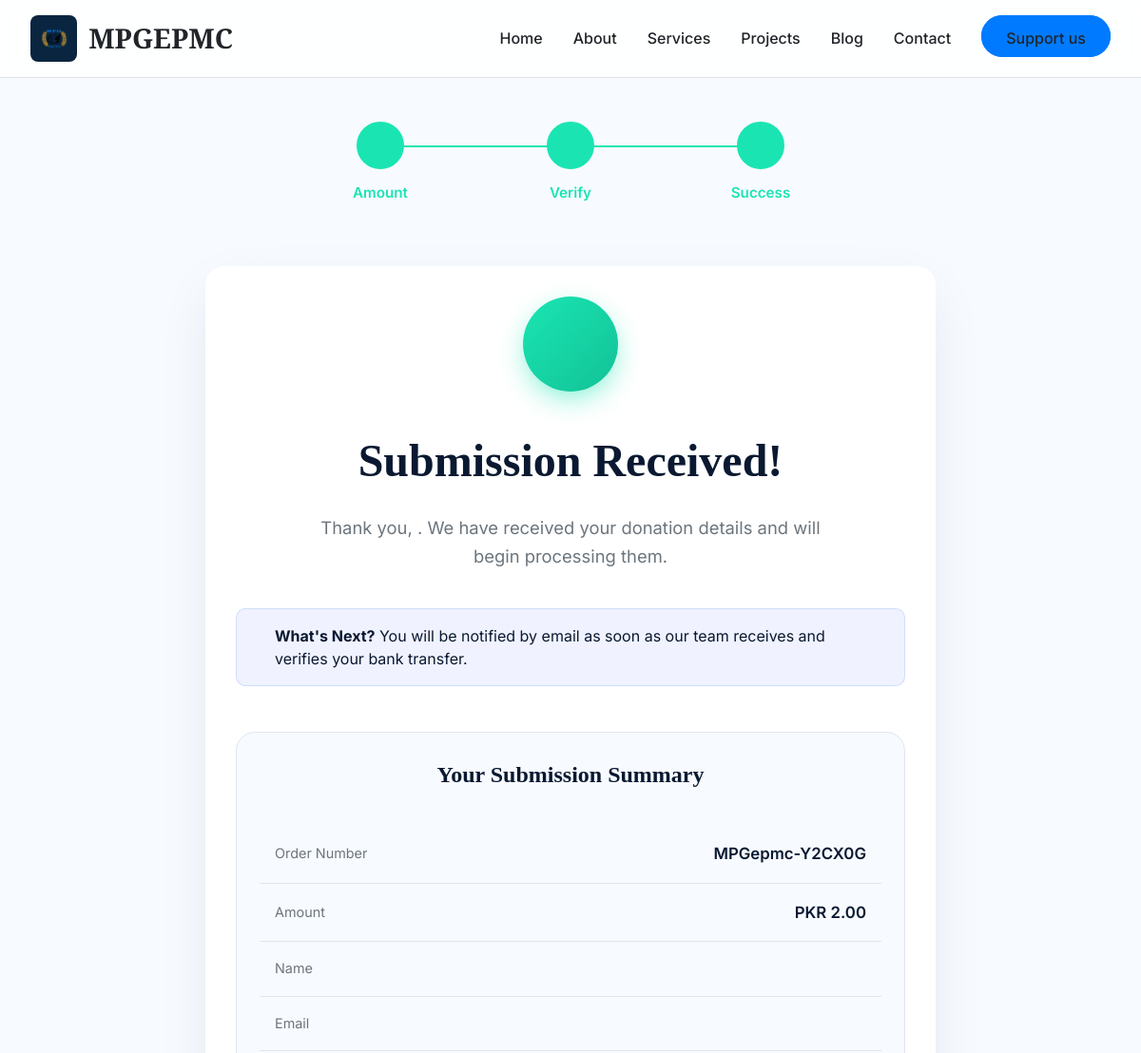
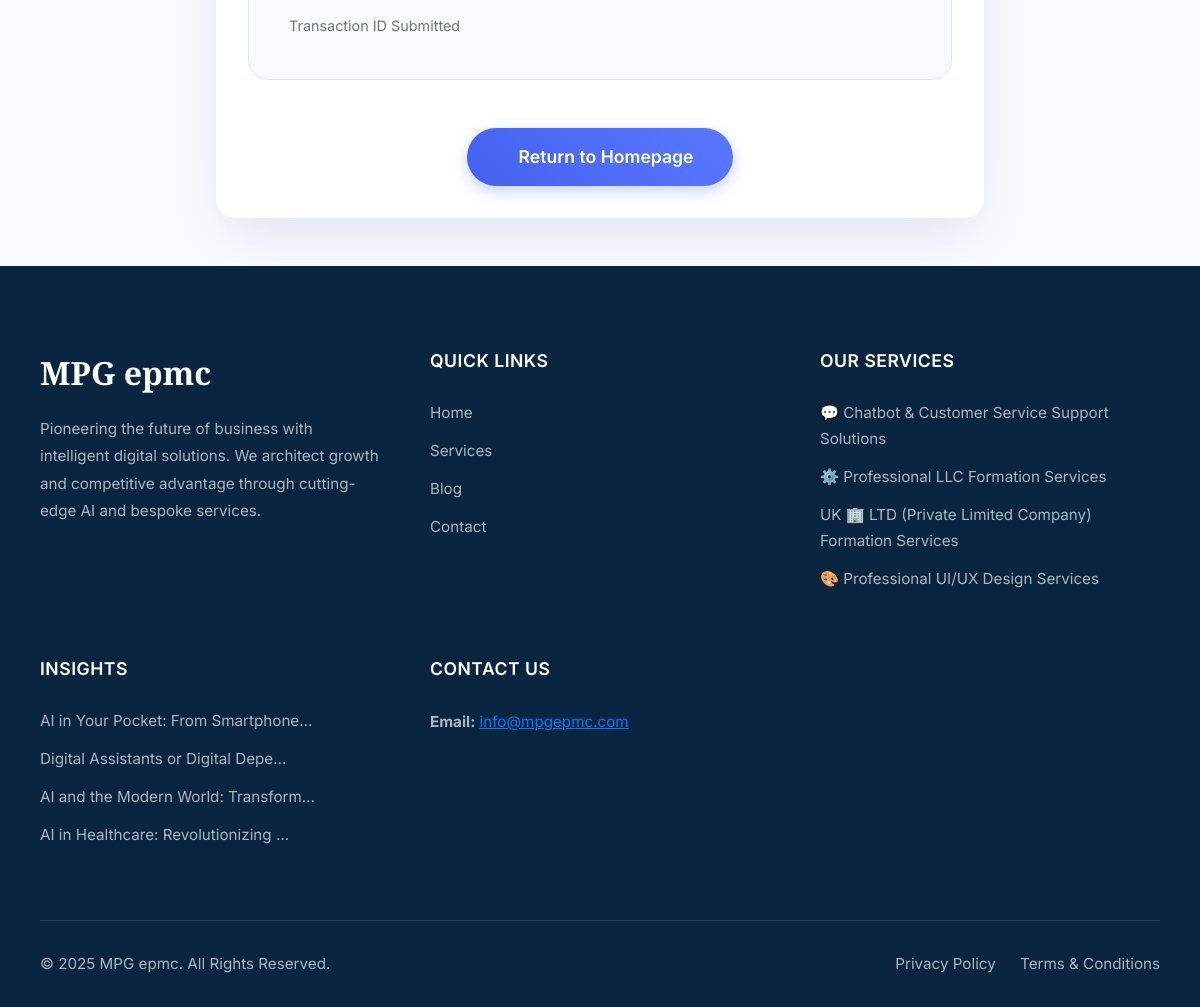
Page /support/success/MPGepmc-Y2CX0G/ on the committed database (2 pictures, top to bottom).
### mpgepmc_core/models.py (models this page shows, shortened)
class Donation(models.Model):
    class DonationStatus(models.TextChoices):
        PENDING = 'PENDING', 'Pending User Action'
        AWAITING_VERIFICATION = 'AWAITING_VERIFICATION', 'Awaiting Verification'
        COMPLETED = 'COMPLETED', 'Completed'
        FAILED = 'FAILED', 'Failed'
    amount = models.DecimalField(max_digits=12, decimal_places=2)
    donation_order_number = models.CharField(max_length=20, unique=True, blank=True)
    status = models.CharField(max_length=30, choices=DonationStatus.choices, default=DonationStatus.PENDING)
    full_name = models.CharField(max_length=150)
    email = models.EmailField()
    transaction_id = models.CharField(max_length=100, verbose_name="Bank Transaction ID / Reference")
    sender_account_name = models.CharField(max_length=150, blank=True, null=True, verbose_name="Sender's Account Name")
    sender_account_number = models.CharField(max_length=50, blank=True, null=True, verbose_name="Sender's Account Number")
    transaction_slip = models.FileField(
        upload_to=donation_slip_upload_path,
        verbose_name="Transaction Slip/Screenshot",
        help_text="Upload a clear JPG, JPEG, PNG, or PDF of the transaction receipt.",
        validators=[FileExtensionValidator(allowed_extensions=['jpg', 'jpeg', 'png', 'pdf'])]
    )
    created_at = models.DateTimeField(auto_now_add=True)
    updated_at = models.DateTimeField(auto_now=True)
    def __init__(self, *args, **kwargs):
        super().__init__(*args, **kwargs)
        self.__original_status = self.status
    class Meta:
        verbose_name = "Donation Record"
        verbose_name_plural = "Donation Records"
        ordering = ['-created_at']

class MpgService(models.Model):
    name = models.CharField(max_length=200, unique=True)
    slug = models.SlugField(max_length=200, unique=True, blank=True, null=True,
                            help_text="A unique URL-friendly version of the service name.") # ADDED SLUG
    short_description = models.TextField(max_length=500, blank=True, null=True)
    full_description = models.TextField(blank=True, null=True)
    image = models.ImageField(upload_to=mpgservice_image_upload_path, blank=True, null=True,
                              help_text="Upload a feature image for the service (e.g., 800x600 pixels).")
    is_active = models.BooleanField(default=True)
    has_packages_for_purchase = models.BooleanField(default=False,
        help_text="Check if this service offers distinct packages for direct purchase (e.g., Basic, Premium). If unchecked, only 'Request Service' button will appear.")
    created_at = models.DateTimeField(auto_now_add=True)
    updated_at = models.DateTimeField(auto_now=True)
    class Meta:
        verbose_name = "MPG Service"
        verbose_name_plural = "MPG Services"
        ordering = ['name']

class MpgBlog(models.Model):
    title = models.CharField(max_length=250, unique=True)
    slug = models.SlugField(max_length=250, unique=True, blank=True, null=True,
                            help_text="A unique URL-friendly version of the title.")
    short_summary = models.TextField(max_length=1500, help_text="A brief summary of the blog post.")
    content = models.TextField(help_text="The full content of the blog post (HTML allowed).")
    feature_image = models.ImageField(upload_to=mpgblog_image_upload_path, blank=True, null=True,
                                      help_text="Upload a feature image for the blog post.")
    posted_date = models.DateTimeField(auto_now_add=True)
    updated_date = models.DateTimeField(auto_now=True)
    is_published = models.BooleanField(default=True, help_text="Set to true to make the blog post live.")
    class Meta:
        verbose_name = "MPG Blog Post"
        verbose_name_plural = "MPG Blog Posts"
        ordering = ['-posted_date']

### mpgepmc_core/views.py (the view)
# urls.py: path('support/success/<str:donation_order_number>/', views.donation_success_page, name='donation_success'),
def donation_success_page(request, donation_order_number):
    donation = get_object_or_404(Donation, donation_order_number=donation_order_number)
    context = {
        'title': 'Donation Submitted',
        'donation': donation
    }
    return render(request, 'mpgepmc/donation_success.html', context)

### mpgepmc_core/context_processors.py (called while the page is built)
def global_context(request):
    try:
        latest_services_footer = MpgService.objects.filter(is_active=True).order_by('-created_at')[:4]
        latest_blogs_footer = MpgBlog.objects.filter(is_published=True).order_by('-posted_date')[:4]
    except Exception:
        latest_services_footer = []
        latest_blogs_footer = []
    return {
        'latest_services_footer': latest_services_footer,
        'latest_blogs_footer': latest_blogs_footer,
    }

### templates/mpgepmc/donation_success.html (shortened to what this page needs)
{% extends 'mpgepmc/base.html' %}
{% load static %}
{% block extra_head %}
<link rel="stylesheet" href="{% static 'css/donation_success.css' %}">
{% endblock %}
{% block content %}
<div class="page-container">
    <div class="container">
        <div class="stepper-wrapper">
            <div class="stepper-item completed">
                <div class="step-counter"></div>
                <div class="step-name">Amount</div>
            </div>
            <div class="stepper-item completed">
                <div class="step-counter"></div>
                <div class="step-name">Verify</div>
            </div>
            <div class="stepper-item active">
                <div class="step-counter"></div>
                <div class="step-name">Success</div>
            </div>
        </div>
        <div class="success-card">
            <div class="success-icon-wrapper">
            </div>
            <h1 class="success-card-title">Submission Received!</h1>
            <p class="success-card-message">
                Thank you, <strong>{{ donation.full_name }}</strong>. We have received your donation details and will begin processing them.
            </p>
            <div class="next-steps-info">
                <p><strong>What's Next?</strong> You will be notified by email as soon as our team receives and verifies your bank transfer.</p>
            </div>
            <div class="donation-summary">
                <h4 class="donation-summary-title">Your Submission Summary</h4>
                <ul class="summary-list">
                    <li class="summary-list-item">
                        <span class="label">Order Number</span>
                        <strong class="value">{{ donation.donation_order_number }}</strong>
                    </li>
                    <li class="summary-list-item">
                        <span class="label">Amount</span>
                        <strong class="value">PKR {{ donation.amount|floatformat:2 }}</strong>
                    </li>
                    <li class="summary-list-item">
                        <span class="label">Name</span>
                    </li>
                    <li class="summary-list-item">
                        <span class="label">Email</span>
                    </li>
                    <li class="summary-list-item">
                        <span class="label">Transaction ID Submitted</span>
                    </li>
                </ul>
            </div>
            <a href="{% url 'mpgepmc_core:home' %}" class="homepage-button">
                Return to Homepage
            </a>
        </div>
    </div>
</div>
{% endblock %}

### templates/mpgepmc/base.html (shortened to what this page needs)
{% load static %}
<!doctype html>
<html lang="en">
<head>
    <link rel="stylesheet" href="{% static 'css/base.css' %}">
    {% block extra_head %}{% endblock %}
</head>
<body>
    <nav id="main-nav" role="navigation">
        <a href="{% url 'mpgepmc_core:home' %}" class="nav-brand" style="text-decoration:none">
            <div class="nav-logo">
                <img src="{% static 'img/logo.png' %}" alt="MPGEPMC Logo">
            </div>
            <div class="nav-title">MPGEPMC</div>
        </a>
        <ul class="nav-links" id="nav-links">
            <li><a href="{% url 'mpgepmc_core:home' %}">Home</a></li>
            <li><a href="{% url 'mpgepmc_core:home' %}#about-us">About</a></li>
            <li><a href="{% url 'mpgepmc_core:services' %}">Services</a></li>
            <li><a href="{% url 'mpgepmc_core:projects' %}">Projects</a></li>
            <li><a href="{% url 'mpgepmc_core:blogs' %}">Blog</a></li>
            <li><a href="{% url 'mpgepmc_core:contact' %}">Contact</a></li>
            <li><a href="{% url 'mpgepmc_core:support' %}" class="nav-cta">Support us</a></li>
        </ul>
    </nav>
    <main style="flex: 1 0 auto;">
        {% block content %}{% endblock %}
    </main>
    <footer class="professional-footer">
        <div class="footer-grid">
            <div class="footer-column">
                <h3 class="footer-logo-title">MPG epmc</h3>
                <p>Pioneering the future of business with intelligent digital solutions. We architect growth and competitive advantage through cutting-edge AI and bespoke services.</p>
            </div>
            <div class="footer-column">
                <h4 class="column-title">Quick Links</h4>
                <ul>
                    <li><a href="{% url 'mpgepmc_core:home' %}">Home</a></li>
                    <li><a href="{% url 'mpgepmc_core:services' %}">Services</a></li>
                    <li><a href="{% url 'mpgepmc_core:blogs' %}">Blog</a></li>
                    <li><a href="{% url 'mpgepmc_core:contact' %}">Contact</a></li>
                </ul>
            </div>
            <div class="footer-column">
                <h4 class="column-title">Our Services</h4>
                <ul>
                    {% for service in latest_services_footer %}
                        <li><a href="{% url 'mpgepmc_core:service_detail' service_slug=service.slug %}">{{ service.name }}</a></li>
                    {% empty %}
                        <li><a href="{% url 'mpgepmc_core:services' %}">View All Services</a></li>
                    {% endfor %}
                </ul>
            </div>
            <div class="footer-column">
                <h4 class="column-title">Insights</h4>
                <ul>
                    {% for blog in latest_blogs_footer %}
                        <li><a href="{% url 'mpgepmc_core:blog_detail' blog.slug %}">{{ blog.title|truncatechars:35 }}</a></li>
                    {% empty %}
                        <li><a href="{% url 'mpgepmc_core:blogs' %}">Visit Our Blog</a></li>
                    {% endfor %}
                </ul>
            </div>
            <div class="footer-column">
                <h4 class="column-title">Contact Us</h4>
                <p>
                    <strong>Email:</strong> <a href="mailto:info@mpgepmc.com" style="color:var(--secondary-color);">info@mpgepmc.com</a>
                </p>
            </div>
        </div>
        <div class="sub-footer">
            <div class="sub-footer-container">
                <p>&copy; {% now "Y" %} MPG epmc. All Rights Reserved.</p>
                <div class="sub-footer-links">
                    <a href="{% url 'mpgepmc_core:privacy_policy' %}">Privacy Policy</a>
                    <a href="{% url 'mpgepmc_core:terms_and_conditions' %}">Terms & Conditions</a>
                </div>
            </div>
        </div>
    </footer>
</body>
</html>

### static/css/base.css (style rules this page uses)
.nav-links li a,.nav-title,body { color:var(--text-dark) }
.nav-links li a:hover::after,nav { width:100% }
.footer-logo-title,.nav-title,.section-title { font-family:var(--font-secondary) }
:root { --primary-color:#0A2540;--secondary-color:#007BFF;--background-light:#F8F9FA;--background-white:#FFFFFF;--text-dark:#212529;--text-light:#6C757D;--border-color:#DEE2E6;--success-color:#28A745;--shadow-color:rgba(10, 37, 64, 0.1);--font-primary:'Inter',system-ui,sans-serif;--font-secondary:'Playfair Display',serif }
.nav-cta:hover,.nav-logo { background:var(--primary-color) }
*,::after,::before { margin:0;padding:0;box-sizing:border-box }
html { scroll-behavior:smooth }
body { font-family:var(--font-primary);background-color:var(--background-light);line-height:1.7;overflow-x:hidden;-webkit-font-smoothing:antialiased;-moz-osx-font-smoothing:grayscale;padding-top:80px }
nav { display:flex;justify-content:space-between;align-items:center;padding:1rem 2rem;position:fixed;top:0;left:0;z-index:1001;transition:background-color .4s,box-shadow .4s,padding .4s,transform .3s ease-in-out;background-color:rgba(255,255,255,.85);backdrop-filter:blur(10px);border-bottom:1px solid var(--border-color) }
.nav-brand,.nav-logo { align-items:center;display:flex }
.nav-brand { gap:.75rem }
.nav-logo { justify-content:center;padding:.6rem;border-radius:8px }
.nav-logo img { max-height:30px;width:auto;display:block }
.nav-title { font-size:1.8rem;font-weight:700 }
.nav-links { list-style:none;display:flex;align-items:center;gap:2rem }
.nav-links li a { font-size:1rem;text-decoration:none;font-weight:500;transition:color .3s;position:relative;padding-bottom:8px;white-space:nowrap }
.nav-links li a::after { content:'';position:absolute;left:50%;transform:translateX(-50%);bottom:0;width:0;height:2px;background-color:var(--secondary-color);transition:width .3s }
.nav-cta { padding:.75rem 1.5rem;background:var(--secondary-color);color:var(--background-white);border:2px solid var(--secondary-color);border-radius:50px;font-weight:600;cursor:pointer;transition:.3s;text-decoration:none }
.professional-footer { background-color:var(--primary-color);color:#adb5bd;padding:80px 40px 0;font-size:.95rem }
.footer-grid { display:grid;grid-template-columns:repeat(auto-fit,minmax(250px,1fr));gap:50px;max-width:1400px;margin:0 auto;padding-bottom:60px }
.footer-column .column-title { font-family:var(--font-primary);font-size:1.1rem;font-weight:600;color:#fff;margin-bottom:25px;letter-spacing:.5px;text-transform:uppercase }
.footer-column address,.footer-column p { margin-bottom:20px;line-height:1.8;font-style:normal }
.footer-logo-title { font-size:2rem;color:#fff;margin-bottom:15px }
.footer-column ul { list-style:none;padding:0 }
.footer-column ul li { margin-bottom:12px }
.footer-column ul a { color:#adb5bd;text-decoration:none;transition:color .3s,padding-left .3s }
.section-container,.sub-footer { max-width:1400px;margin:0 auto }
.sub-footer { border-top:1px solid #2c3e50;padding:30px 0;text-align:center }
.sub-footer-container { display:flex;justify-content:space-between;align-items:center;flex-wrap:wrap;gap:20px }
.sub-footer p { margin:0 }
.sub-footer-links a { color:#adb5bd;text-decoration:none;margin-left:20px;transition:color .3s }

### rows in the picture
Donation: donation_order_number "MPGepmc-Y2CX0G", amount "2.00"
MpgService: name "💬 Chatbot & Customer Service Support Solutions"
MpgService: name "⚙️ Professional LLC Formation Services"
MpgService: name "UK 🏢 LTD (Private Limited Company) Formation Services"
MpgService: name "🎨 Professional UI/UX Design Services"
MpgBlog: title "AI in Your Pocket: From Smartphone…"
MpgBlog: title "Digital Assistants or Digital Depe…"
MpgBlog: title "AI and the Modern World: Transform…"
MpgBlog: title "AI in Healthcare: Revolutionizing …"
